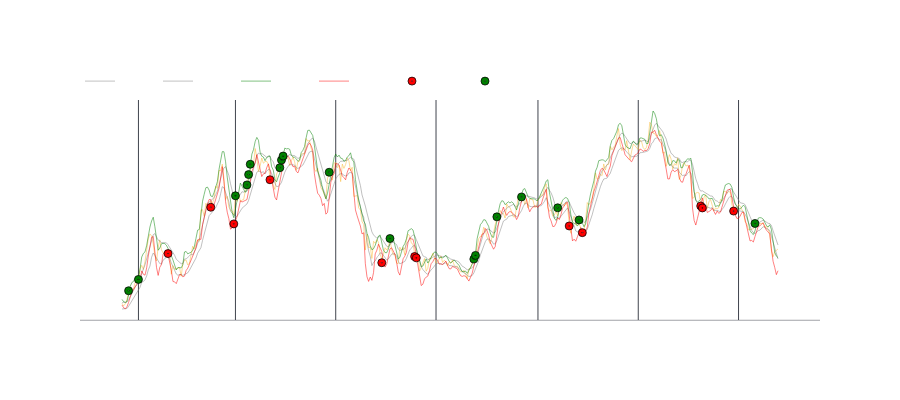

Write notebook code for a chart like this one.
### Code cell
if 'volume' in df.columns:
	df.drop(columns=['volume'],inplace=True)
to_show = df[200:600]
indicators = [
     {'col': 'mm_h','name': 'h_pred','color': 'gray','row': 1, 'mode':'lines',},
     {'col': 'mm_l','name': 'h_pred','color': 'gray','row': 1, 'mode':'lines',},
     {'col': 'h_pred','name': 'h_pred','color': 'green','row': 1, 'mode':'lines',},
     {'col': 'l_pred','name': 'h_pred','color': 'red','row': 1, 'mode':'lines',},
     #{'col': 'mm','name': 'mm','color': 'white','row': 1, 'mode':'lines',},
     #{'col': 'ma','name': 'ma','color': 'orange','row': 1, 'mode':'lines',},
     #  {'col': 'trend+','name': 'trend+','color': 'green','row': 1, 'mode':'markers',},
     #  {'col': 'trend-','name': 'trend-','color': 'red','row': 1, 'mode':'markers',},
     #{'col': 'st_trigger','name': 'ST Trigger','color': 'red','row': 1, 'mode':'markers',},
     #{'col': 'st_high','name': 'ST High','color': 'green','row': 1, 'mode':'markers',},
        ]

indicators_out = [
     #{'col': 'h_change','name': 'h_change','color': 'green','row': 2, 'mode':'lines',},
     #{'col': 'l_change','name': 'l_change','color': 'red','row': 2, 'mode':'lines',},
     #{'col': 'zero','name': 'zero','color': 'gray','row': 2, 'mode':'lines',},
     #{'col': 'pf_trend','name': 'trend','color': 'yellow','row': 3, 'mode':'lines',},
        ]

#https://plotly.com/python/reference/scatter/#scatter-marker-symbol
events = [
        {'df':to_show,'col':'sell','name': 'SELL','color': 'red','symbol': 'circle-dot' }, 
        {'df':to_show,'col':'buy','name': 'BUY','color': 'green','symbol': 'circle-dot' }, 
     ]

fig = fn.ohlc_chart(to_show,indicators=indicators,indicators_out = indicators_out, events=events) #
fig.show()

### Figure 1 — Plotly figure (JSON) as saved in the notebook; plotly's stock layout.template omitted (floating-point values rounded to 4 significant figures; data arrays with more than 128 entries replaced by an {"elided": "..."} marker saying what was removed)
{"data": [{"line": {"width": 0.5}, "marker": {"color": "#f8b935"}, "mode": "lines", "name": "Price", "showlegend": false, "type": "scatter", "x": {"elided": "400 str values"}, "xaxis": "x", "y": {"elided": "400 float values"}, "yaxis": "y"}, {"line": {"width": 0.5}, "marker": {"color": "gray", "size": 2, "symbol": "x"}, "mode": "lines", "name": "h_pred", "type": "scatter", "x": {"elided": "400 str values"}, "xaxis": "x", "y": {"elided": "400 float values"}, "yaxis": "y"}, {"line": {"width": 0.5}, "marker": {"color": "gray", "size": 2, "symbol": "x"}, "mode": "lines", "name": "h_pred", "type": "scatter", "x": {"elided": "400 str values"}, "xaxis": "x", "y": {"elided": "400 float values"}, "yaxis": "y"}, {"line": {"width": 0.5}, "marker": {"color": "green", "size": 2, "symbol": "x"}, "mode": "lines", "name": "h_pred", "type": "scatter", "x": {"elided": "400 str values"}, "xaxis": "x", "y": {"elided": "400 float values"}, "yaxis": "y"}, {"line": {"width": 0.5}, "marker": {"color": "red", "size": 2, "symbol": "x"}, "mode": "lines", "name": "h_pred", "type": "scatter", "x": {"elided": "400 str values"}, "xaxis": "x", "y": {"elided": "400 float values"}, "yaxis": "y"}, {"marker": {"color": "red", "line": {"color": "black", "width": 0.75}, "size": 8, "symbol": "circle-dot"}, "mode": "markers", "name": "SELL", "type": "scatter", "x": {"elided": "400 str values"}, "xaxis": "x", "y": {"elided": "400 float values"}, "yaxis": "y"}, {"marker": {"color": "green", "line": {"color": "black", "width": 0.75}, "size": 8, "symbol": "circle-dot"}, "mode": "markers", "name": "BUY", "type": "scatter", "x": {"elided": "400 str values"}, "xaxis": "x", "y": {"elided": "400 float values"}, "yaxis": "y"}], "layout": {"font": {"color": "#ffffff", "family": "Helvetica"}, "height": 400, "legend": {"orientation": "h", "x": 0, "xanchor": "left", "y": 1.02, "yanchor": "bottom"}, "modebar": {"bgcolor": "rgba(0,0,0,0)"}, "paper_bgcolor": "rgba(0,0,0,0)", "plot_bgcolor": "rgba(0,0,0,0)", "xaxis": {"anchor": "y", "domain": [0, 1], "gridcolor": "#40444e", "linecolor": "#40444e", "linewidth": 0.5, "rangeslider": {"visible": false}, "showline": true}, "yaxis": {"anchor": "x", "domain": [0, 1], "gridcolor": "rgba(0,0,0,0)", "linecolor": "#40444e", "linewidth": 0.5, "showline": false, "showticklabels": true, "title": {"text": "Precio"}, "zeroline": false}}}
